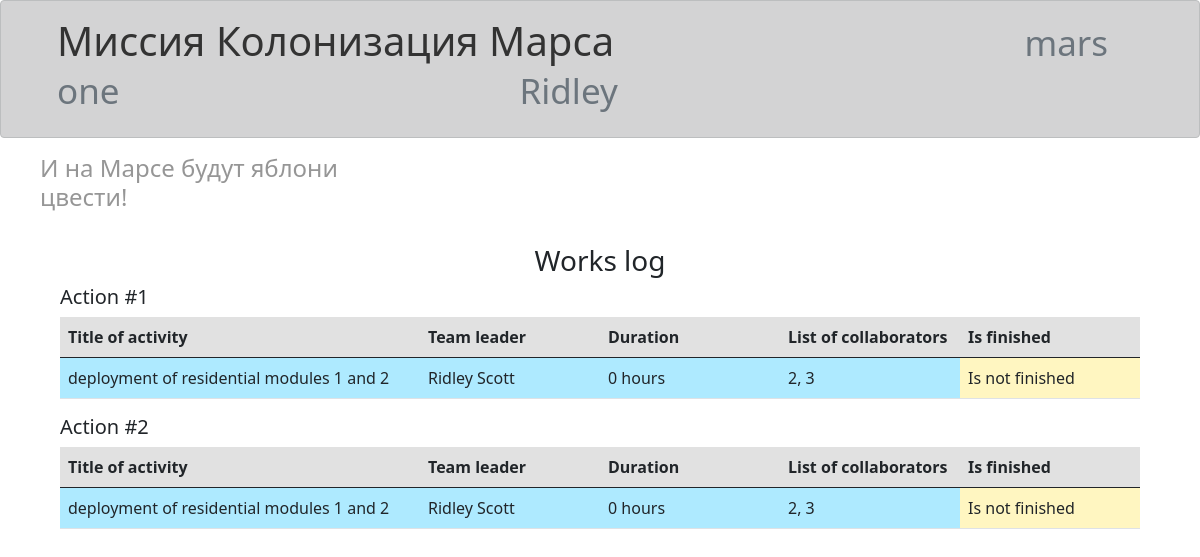
Before: /works (signed in) with the older database file.
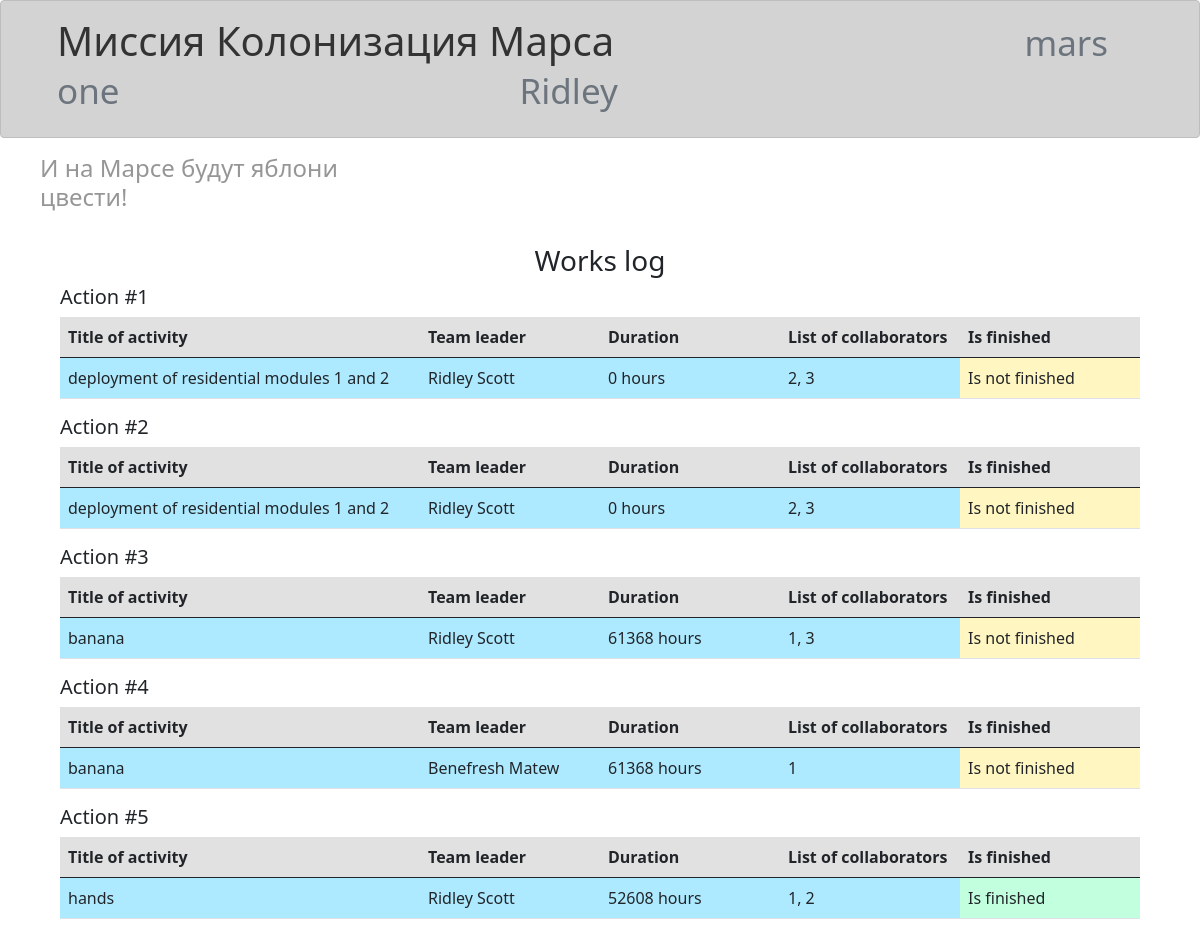
After: the same page with the newer database file.
### data/users.py (models this page shows, shortened)
class User(SqlAlchemyBase, UserMixin):
    __tablename__ = "users"
    id = sqlalchemy.Column(sqlalchemy.Integer, primary_key=True, autoincrement=True)
    surname = sqlalchemy.Column(sqlalchemy.String, nullable=True)
    name = sqlalchemy.Column(sqlalchemy.String, nullable=True)
    age = sqlalchemy.Column(sqlalchemy.Integer, nullable=True)
    position = sqlalchemy.Column(sqlalchemy.String, nullable=True)
    speciality = sqlalchemy.Column(sqlalchemy.String, nullable=True)
    address = sqlalchemy.Column(sqlalchemy.String, nullable=True)
    email = sqlalchemy.Column(sqlalchemy.String, nullable=True, unique=True, index=True)
    password_hash = sqlalchemy.Column(sqlalchemy.String, nullable=True)
    modified_date = sqlalchemy.Column(sqlalchemy.DateTime, default=datetime.datetime.now)

### data/jobs.py (models this page shows)
class Jobs(SqlAlchemyBase):
    __tablename__ = "jobs"
    id = sqlalchemy.Column(sqlalchemy.Integer, primary_key=True, autoincrement=True)
    team_leader = sqlalchemy.Column(sqlalchemy.Integer, nullable=True)
    job = sqlalchemy.Column(sqlalchemy.String, nullable=True)
    work_size = sqlalchemy.Column(sqlalchemy.Integer, nullable=True)
    collaborators = sqlalchemy.Column(sqlalchemy.String, nullable=True)
    is_finished = sqlalchemy.Column(sqlalchemy.Boolean, default=False)
    start_date = sqlalchemy.Column(sqlalchemy.DateTime, default=datetime.datetime.now, nullable=True)
    end_date = sqlalchemy.Column(sqlalchemy.DateTime, default=datetime.datetime.now, nullable=True)

### task.py (the view)
@app.route('/works')
@login_required
def table():
    res = db_session.query(Jobs).all()
    data = []
    for job in res:
        time = f'{round((job.end_date - job.start_date).total_seconds() / 3600)} hours'
        user = db_session.query(User).filter(User.id == job.team_leader).first()
        team_leader = user.name + ' ' + user.surname
        data.append([job.job, team_leader, time, job.collaborators, job.is_finished])
    return render_template('works.html', jobs=data, account=account)

### task.py (called while the page is built)
@login_manager.user_loader
def load_user(user_id):
    return db_session.query(User).get(user_id)

### templates/works.html
{% extends "base.html" %}
{% block content %}
<br/>
<h3>Works log</h3>
{% for job in jobs %}
{% set clr = "#c2ffde" if job[4] else "#fff6c1" %}
<h5>Action #{{ loop.index }}</h5>
<table class="table">
  <thead class="thead-light">
    <tr class="d-flex" style="background-color: #e1e1e1">
      <th scope="col" class="col-4">Title of activity</th>
      <th scope="col" class="col-2">Team leader</th>
      <th scope="col" class="col-2">Duration</th>
      <th scope="col" class="col-2">List of collaborators</th>
      <th scope="col" class="col-2">Is finished</th>
    </tr>
  </thead>
  <tbody>
    <tr class="d-flex" style="background-color: #aeeaff">
      <td class="col-4">{{ job[0] }}</td>
      <td class="col-2">{{ job[1] }}</td>
      <td class="col-2">{{ job[2] }}</td>
      <td class="col-2">{{ job[3] }}</td>
      <td class="col-2" style="background-color: {{ clr }}">{{ "Is finished" if job[4] else "Is not finished" }}</td>
    </tr>
  </tbody>
</table>
{% endfor %}
{% endblock %}

### templates/base.html (shortened to what this page needs)
<!DOCTYPE html>
<html lang="en">
<head>
    <link rel="stylesheet" href="/static/css/style.css"/>
    <link rel="stylesheet"
          href="https://cdn.jsdelivr.net/npm/bootstrap@5.0.0-beta1/dist/css/bootstrap.min.css"
>
</head>
<body>
    <div class="alert alert-dark" role="alert">
        {% if account != '' %}
            <h1>Миссия Колонизация Марса
                <small class="text-muted">mars one</small><small class="text-muted">{{account}}</small>
            </h1>
        {% else %}
            <h1>Миссия Колонизация Марса
                <small class="text-muted">mars one</small>
            </h1>
        {% endif %}
    </div>
<h4>И на Марсе будут яблони цвести!</h4>
{% block content %}{% endblock %}
</body>
</html>

### static/css/style.css (style rules this page uses)
h4 { color: rgb(150, 150, 150); margin-left: 40px; margin-right: 800px; }
h2, h3 { display: table; margin: 0 auto; }
h5 { margin-left: 5%; }
small { margin-left: 400px; }
table { margin: 0 auto; vertical-align: middle; max-width: 90%; }
h1 { color: #333333; margin-left: 40px; }

Changed rows visible on the page:
added Jobs: job "banana", job "Ridley Scott", job "61368 hours", collaborators "1, 3", value "Is not finished"
added Jobs: job "banana", job "Benefresh Matew", job "61368 hours", collaborators "1", value "Is not finished"
added Jobs: job "hands", job "Ridley Scott", job "52608 hours", collaborators "1, 2", value "Is finished"
